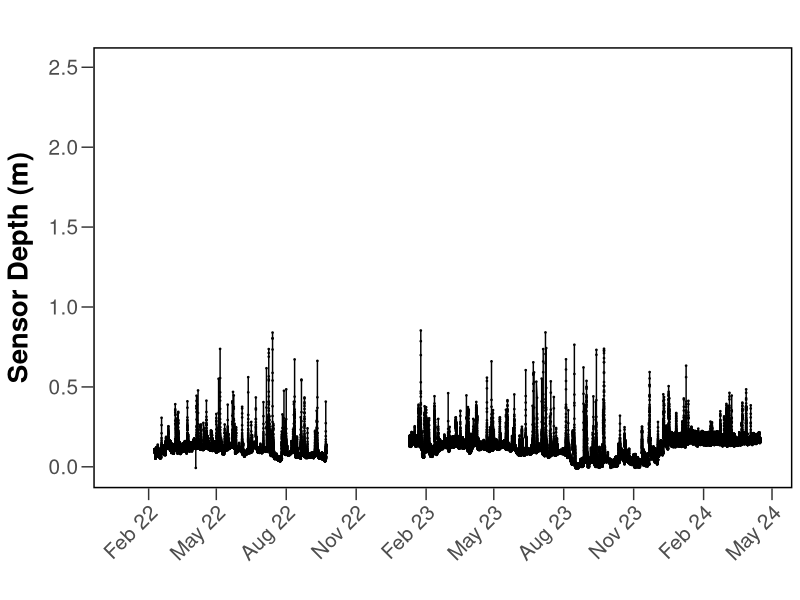
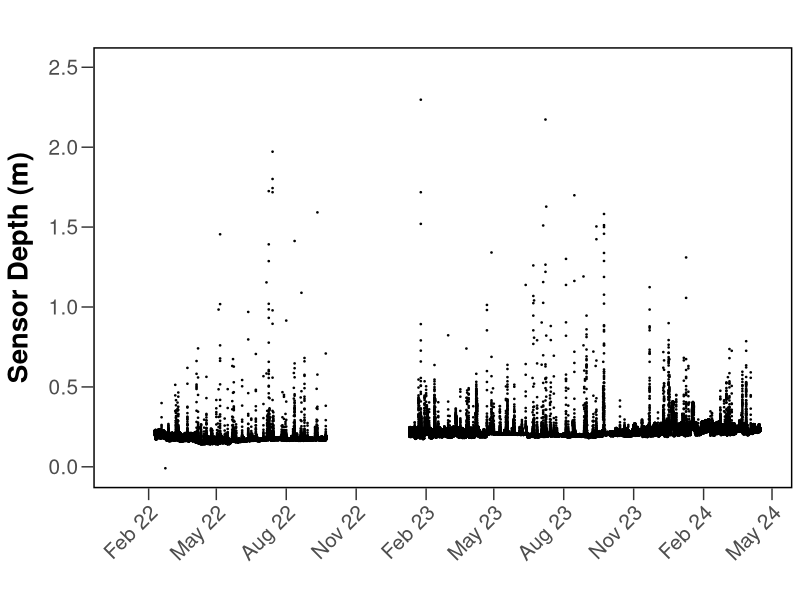
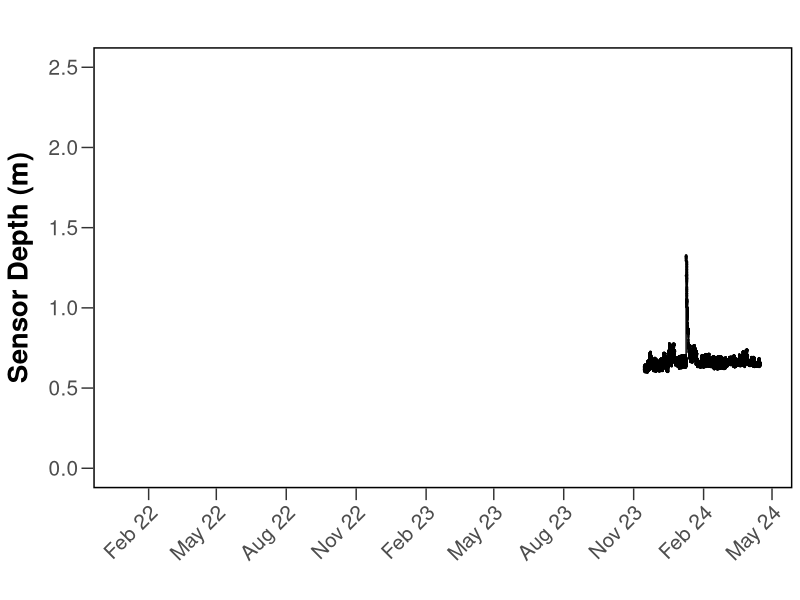
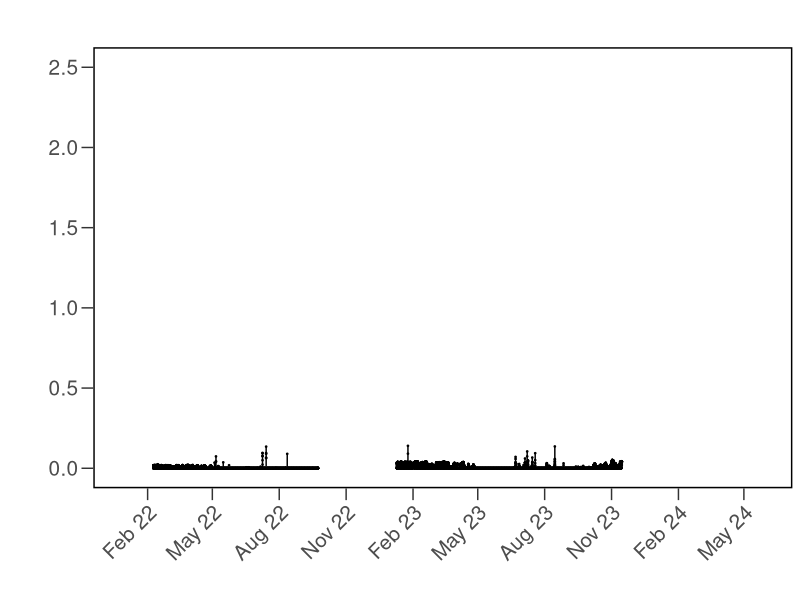
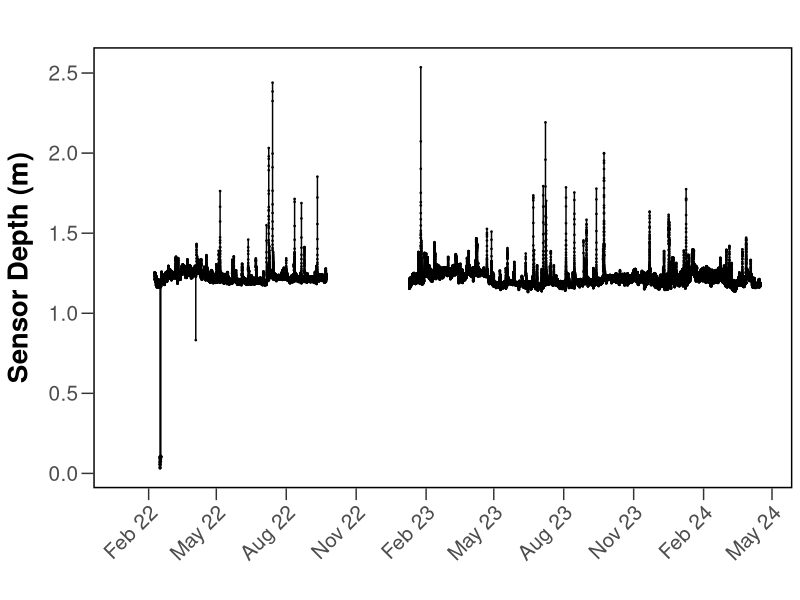
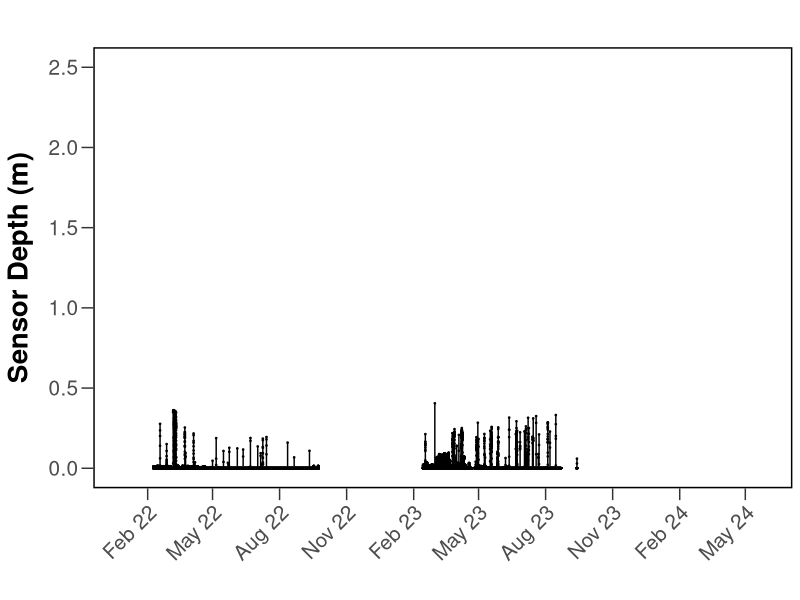
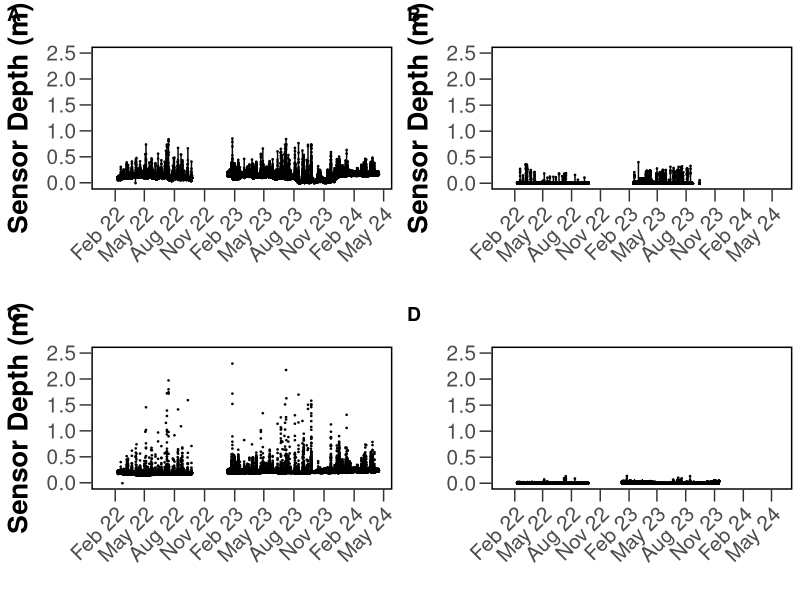

Recreate these plots in R, in order.
## ---- chunk 1
rm(list = ls())
knitr::opts_chunk$set(echo = TRUE)
knitr::opts_knit$set("~/github/TownCreekWater/analyses")
## ---- chunk 2
require("tidyverse")
require("lubridate")
require("ggpubr")
require('scales')
## ---- chunk 3
#FinalRiffle1 <- read.csv("C:\\Users\\Teten\\Documents\\HOBOware\\Final_Total_Riffle1.csv") # Tete's Windows path

# Relative path:
FinalRiffle1 <- read.csv("../data/HoboData/Final_Total_Riffle1.csv")

# Format date:
FinalRiffle1$Date2 = as.Date(FinalRiffle1$Date,"%m/%d/%Y")

#plot graph, expand limits (x & y axis), format plot 
plot.R1WL <- ggplot(
  data = FinalRiffle1, aes(x = Date2, y = Sensor_Depth, group=1)
 ) +
     geom_line() +
     geom_point(size=.25)+ 
     labs(
         title = "",
         x = "", y = "Sensor Depth (m)",)+
  #expand limits:
              expand_limits(x = as.Date(c("2022-01-01", "2023-12-15")))+ 
              expand_limits(y = c(0, 2.5)) + 
     scale_x_date(date_labels = "%b %y", date_breaks = "3 month")+
   theme_bw() +
  #Remove plot grid lines
  theme(panel.grid.major = element_blank(), panel.grid.minor = element_blank()) +
  #Set axis title and text properties, tick marks, and labels
  theme(text=element_text(size=20),axis.title=element_text(size=20,face="bold"),
          axis.text=element_text(size=15),  
          axis.title.y=element_text(margin=margin(r=10)),
          axis.title.x = element_text(margin = margin(r=10)),
          panel.border = element_rect(colour = "black",linewidth=1),strip.text = element_text(size = 20), legend.position="none", legend.title = element_text(size=20), legend.text=element_text(size=20)) + 
          theme(axis.ticks.length=unit(0.3,"cm")) + 
  theme(rect=element_rect(fill="transparent"))+
  theme(plot.background = element_rect(color=NA), axis.text.x = element_text(angle=45, hjust = 1))


plot.R1WL

# I removed "Date" from X-axis because the tick labels make it clear enough that it's a date
## ---- chunk 4
# Read in data:
FinalRiffle3 <- read.csv("../data/HoboData/Totalriffle3.csv")


# Format date:
FinalRiffle3$Date2 = as.Date(FinalRiffle3$Date,"%m/%d/%Y")

#range <-  c(as.Date(x = "Feb 22",format= "%b %y"), as.Date("Nov 23", "%b %Y"))

#plot graph, expand limits (x & y axis), format plot: 
plot.R3WL <- ggplot(data = FinalRiffle3, aes (x = Date2, y = Sensor_Depth, group=1)) + 
     geom_point(size=.25)+ 
     labs(
         title = "",
         x = "", y = "Sensor Depth (m)",) +

     #expand limits:
         expand_limits(x = as.Date(c("2022-01-01", "2023-12-15")))+ 
         expand_limits(y = c(0, 2.5)) + 

   scale_x_date(date_labels = "%b %y", date_breaks = "3 months")+
      theme_bw() +
  #Remove plot grid lines
  theme(panel.grid.major = element_blank(), panel.grid.minor = element_blank()) +
  #Set axis title and text properties, tick marks, and labels
  theme(text=element_text(size=20),axis.title=element_text(size=20,face="bold"),
          axis.text=element_text(size=15),  
          axis.title.y=element_text(margin=margin(r=10)),
          axis.title.x = element_text(margin = margin(r=10)),
          panel.border = element_rect(colour = "black",linewidth=1),strip.text = element_text(size = 20), legend.position="none", legend.title = element_text(size=20), legend.text=element_text(size=20)) + 
          theme(axis.ticks.length=unit(0.3,"cm")) + 
  theme(rect=element_rect(fill="transparent"))+
  theme(plot.background = element_rect(color=NA), axis.text.x = element_text(angle=45, hjust = 1))

plot.R3WL  


## ---- chunk 5
# Read in data:
TotalPiezometerShallow <- read.csv("../data/HoboData/TotalRSC_Piezometer_shallow.csv")

# Format date:
TotalPiezometerShallow$Date2 = as.Date(TotalPiezometerShallow$Date,"%m/%d/%Y")

#Plot graph, expand limits (x & y axis), format plot: 
plot.TPS <- ggplot(
  data = TotalPiezometerShallow, aes(x = Date2, y = Sensor_Depth, group=1)
 ) +
     geom_line() +
     geom_point(size=.25)+ 
     labs(
         title = "",
         x = "", y = "Sensor Depth (m)",)+
  #expand limits 
    expand_limits(x = as.Date(c("2022-01-01", "2023-12-15")))+ 
    expand_limits(y = c(0, 2.5)) + 

   scale_x_date(date_labels = "%b %y", date_breaks = "3 months")+
    theme_bw() +
  #Remove plot grid lines
  theme(panel.grid.major = element_blank(), panel.grid.minor = element_blank()) +
  #Set axis title and text properties, tick marks, and labels
  theme(text=element_text(size=20),axis.title=element_text(size=20,face="bold"),
          axis.text=element_text(size=15),  
          axis.title.y=element_text(margin=margin(r=10)),
          axis.title.x = element_text(margin = margin(r=10)),
          panel.border = element_rect(colour = "black",linewidth=1),strip.text = element_text(size = 20), legend.position="none", legend.title = element_text(size=20), legend.text=element_text(size=20)) + 
          theme(axis.ticks.length=unit(0.3,"cm")) + 
  theme(rect=element_rect(fill="transparent"))+
  theme(plot.background = element_rect(color=NA), axis.text.x = element_text(angle=45, hjust = 1))

plot.TPS
## ---- chunk 6
# Read in data:
TotalSmallRSCDown <- read.csv("../data/HoboData/Total_Small_RSC_Down.csv")

# Format date:
TotalSmallRSCDown$Date2 = as.Date(TotalSmallRSCDown$Date,"%m/%d/%Y")

#Remove negative sensor depth 
TotalSmallRSCDown$Sensor_Depth[TotalSmallRSCDown$Sensor_Depth<0] <- 0 


#plot graph, expand limits (x & y axis), format plot: 
plot.TSRSCD <- ggplot(
  data = TotalSmallRSCDown, aes(x = Date2, y = Sensor_Depth, group=1)
 ) +
     geom_line() +
     geom_point(size=.25)+ 
     labs(
         title = "",
         x = "", y = "",)+
    #expand limits (not on y-axis since this was used as the largest range:
    expand_limits(x = as.Date(c("2022-01-01", "2024-05-24")))+ 
   scale_x_date(date_labels = "%b %y", date_breaks = "3 months")+
 theme_bw() +
expand_limits(y = c(0, 2.5)) + 
  #Remove plot grid lines
  theme(panel.grid.major = element_blank(), panel.grid.minor = element_blank()) +
  #Set axis title and text properties, tick marks, and labels
  theme(text=element_text(size=20),axis.title=element_text(size=20,face="bold"),
          axis.text=element_text(size=15),  
          axis.title.y=element_text(margin=margin(r=10)),
          axis.title.x = element_text(margin = margin(r=10)),
          panel.border = element_rect(colour = "black",linewidth=1),strip.text = element_text(size = 20), legend.position="none", legend.title = element_text(size=20), legend.text=element_text(size=20)) + 
          theme(axis.ticks.length=unit(0.3,"cm")) + 
  theme(rect=element_rect(fill="transparent"))+
  theme(plot.background = element_rect(color=NA), axis.text.x = element_text(angle=45, hjust = 1))


plot.TSRSCD
## ---- chunk 7
# Read in data:
TotalPiezometerDeep <- read.csv("../data/HoboData/Totalrsc_piezometer_deep.csv")

# Format date:
TotalPiezometerDeep$Date2 = as.Date(TotalPiezometerDeep$Date,"%m/%d/%Y")

#plot graph, expand limits (x & y axis), format plot: 
plot.TPD <- ggplot(
  data = TotalPiezometerDeep, aes(x = Date2, y = Sensor_Depth, group=1)
 ) +
     geom_line() +
     geom_point(size=.25)+ 
     labs(
         title = "",
         x = "", y = "Sensor Depth (m)",)+
theme_bw() +
    #expand limits:
    expand_limits(x = as.Date(c("2022-01-01", "2023-12-15")))+ 
   scale_x_date(date_labels = "%b %y", date_breaks = "3 months")+
  #Remove plot grid lines
  theme(panel.grid.major = element_blank(), panel.grid.minor = element_blank()) +
  #Set axis title and text properties, tick marks, and labels
  theme(text=element_text(size=20),axis.title=element_text(size=20,face="bold"),
          axis.text=element_text(size=15),  
          axis.title.y=element_text(margin=margin(r=10)),
          axis.title.x = element_text(margin = margin(r=10)),
          panel.border = element_rect(colour = "black",linewidth=1),strip.text = element_text(size = 20), legend.position="none", legend.title = element_text(size=20), legend.text=element_text(size=20)) + 
          theme(axis.ticks.length=unit(0.3,"cm")) + 
  theme(rect=element_rect(fill="transparent"))+
  theme(plot.background = element_rect(color=NA), axis.text.x = element_text(angle=45, hjust = 1))


plot.TPD
## ---- chunk 8
# Read in data:
TotalSmallRSCUp <- read.csv("../data/HoboData/TotalTC_Small_RSC_Up.csv")

# Format date:
TotalSmallRSCUp$Date2 <- as.Date(TotalSmallRSCUp$Date,"%m/%d/%Y")

#Remove negative sensor depths
TotalSmallRSCUp$Sensor_Depth[TotalSmallRSCUp$Sensor_Depth<0] <- 0 


# plot graph, expand limits (x & y axis), format plot: 
plot.TSRSCU <- ggplot(
  data = TotalSmallRSCUp[1:39859,], aes(x = Date2, y = Sensor_Depth, group=1)
 ) +
     geom_line() +
     geom_point(size=.25)+ 
     labs(
         title = "",
         x = "", y = "Sensor Depth (m)",) +
    #expand limits:
    expand_limits(x = as.Date(c("2022-01-01", "2024-05-22")))+ 
     scale_x_date(date_labels = "%b %y", date_breaks = "3 months")+
      theme_bw() +
    expand_limits(y = c(0, 2.5)) + 
  #Remove plot grid lines
    theme(panel.grid.major = element_blank(), panel.grid.minor = element_blank()) +
  #Set axis title and text properties, tick marks, and labels
  theme(text=element_text(size=20),axis.title=element_text(size=20,face="bold"),
          axis.text=element_text(size=15),  
          axis.title.y=element_text(margin=margin(r=10)),
          axis.title.x = element_text(margin = margin(r=10)),
          panel.border = element_rect(colour = "black",linewidth=1),strip.text = element_text(size = 20), legend.position="none", legend.title = element_text(size=20), legend.text=element_text(size=20)) + 
          theme(axis.ticks.length=unit(0.3,"cm")) + 
  theme(rect=element_rect(fill="transparent"))+
  theme(plot.background = element_rect(color=NA), axis.text.x = element_text(angle=45, hjust = 1))


plot.TSRSCU
## ---- chunk 9
four_panel_IS_Dry_up_Down <- ggarrange(plot.R1WL, plot.TSRSCU, plot.R3WL, plot.TSRSCD, ncol = 2, nrow = 2, labels = c("A", "B", "C", "D"), legend = "none")

four_panel_IS_Dry_up_Down

#ggsave("../figures/WaterLVL.png", plot=four_panel_IS_Dry_up_Down, device="png", path=NULL, scale=1, width=14, height=10, dpi=600, limitsize=TRUE, bg="white")
